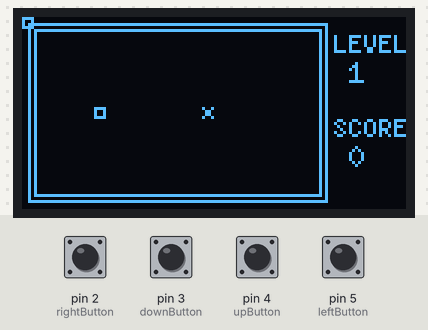
Simulated run of this sketch. Board: Arduino Uno, built with avr-gcc and run on an emulated ATmega328P. Parts: 128×64 one-colour display. Inputs (shaded band) come from the test bench; at power-on: pin 2 (rightButton), pin 3 (downButton), pin 4 (upButton), pin 5 (leftButton) HIGH. Random numbers use the default seed unless the sketch sets one.

Above: at 1.4 s.
1.5 s: pin 2 (rightButton) pulled LOW for 0.3 s
At 1.96 s:
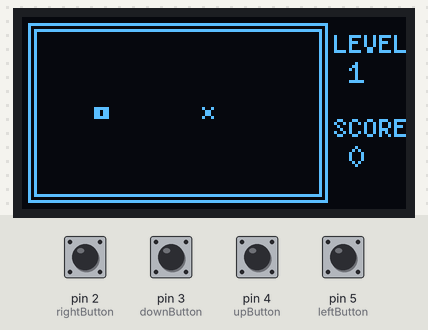
3.3 s: pin 3 (downButton) pulled LOW for 0.3 s
At 3.66 s:
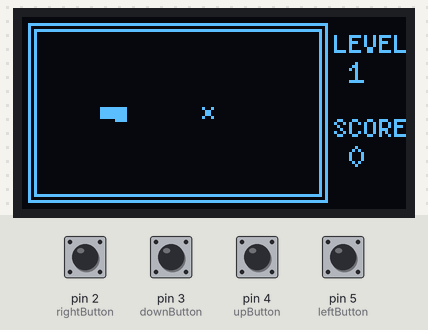
5.1 s: pin 4 (upButton) pulled LOW for 0.3 s
At 5.61 s:
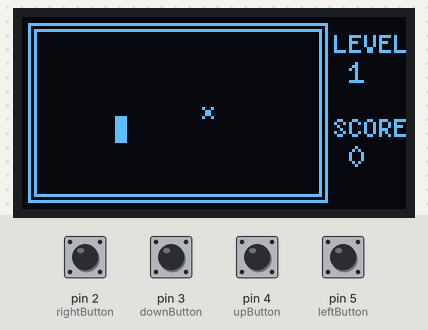
6.9 s: pin 5 (leftButton) pulled LOW for 0.3 s
At 7.31 s:
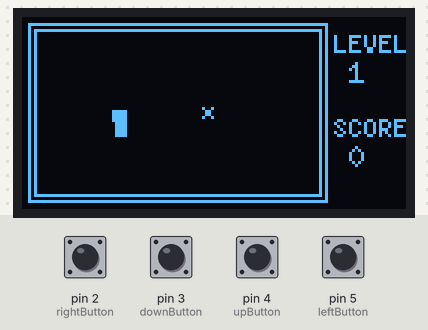
8.7 s: pin 2 (rightButton) pulled LOW for 1 s
At 9.25 s:
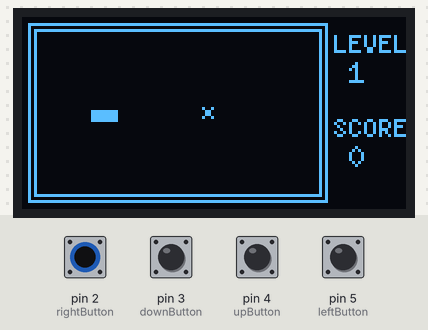
11.2 s: pin 3 (downButton) pulled LOW for 1 s
At 11.69 s:
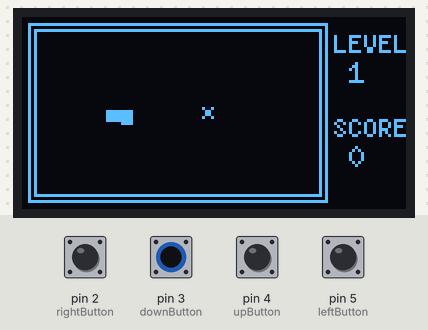
Timing chart, 0 to 14.2 s (numbered marks = the images above; inputs shaded):
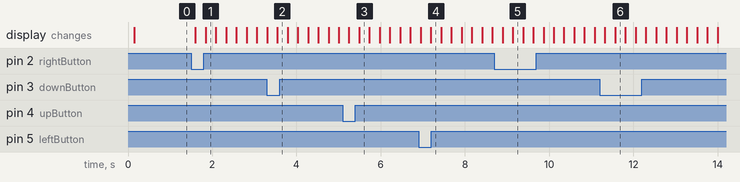

The sketch:

snake_with_food2.ino
```cpp
#include "U8glib.h"
U8GLIB_SSD1306_128X64 u8g(10, 9, 12, 11, 13);

int leftButton = 5;
int rightButton = 2;
int upButton = 4;
int downButton = 3;

int testNumber = 5;
int x = 60;
int y = 30;
int score = 0;
int level = 1;
int gameSpeed = 50;
int i;
int snakeDir;

const uint8_t snakePattern [] PROGMEM = {
  0xf0,//1111 0000
  0x90,//1001 0000
  0x90,//1001 0000
  0xf0 //1111 0000
};

const uint8_t bugPattern [] PROGMEM = { //8x4 block
  0xAA,//1010 1010
  0xFF,//1111 1111
  0xFF,//1111 1111
  0x55 //0101 0101
};
const uint8_t foodPattern [] PROGMEM = { //4x4 block
  0x90,//1001 0000
  0x60,//0110 0000
  0x60,//0110 0000
  0x90 //1001 0000
};

struct FOOD{
  int x;
  int y;
  int yes;
};
FOOD food = {
  25, 30, 1
};

void setup() {
  pinMode(leftButton, INPUT_PULLUP);
pinMode(rightButton, INPUT_PULLUP);
pinMode(upButton, INPUT_PULLUP);
pinMode(downButton, INPUT_PULLUP);

digitalWrite(leftButton, HIGH);
digitalWrite(rightButton, HIGH);
digitalWrite(upButton, HIGH);
digitalWrite(downButton, HIGH);
}
void foodElement(int x, int y){
  u8g.drawBitmapP(x,y,1,4, foodPattern);
}
void element(int x, int y){
  u8g.drawBitmapP(x,y,1,4,snakePattern);
}
struct SNAKE {
  int x[200];
  int y[200];
  int node;
  int dir;
  int lefe;
};
SNAKE snake = {
  {24,24}, {30,30}, 8, rightButton, 0
};
void draw(){
  testNumber = random(1,100);
  x = 5*random(2, 24);
  y = 7*random(1, 7);
  u8g.setFont(u8g_font_5x7);
  u8g.setPrintPos(110, 10);
  u8g.print(x);
  u8g.setPrintPos(110, 20);
  u8g.print(y);
  u8g.setPrintPos(x,y);
  u8g.print(testNumber);
  delay(1000);
}
void drawFood(){
  x = 4*random(2,23);
  y = 4*random(2, 14);
  foodElement(x,y);
}
void printScore(int x, int y, int s) {
  u8g.setFont(u8g_font_6x10);
  u8g.setPrintPos(x,y);
  u8g.print(s);
}
void ui(){
  u8g.drawFrame(4,4,96,56);
  u8g.drawFrame(2,2,100,60);
  u8g.setFont(u8g_font_5x7);
  u8g.drawStr(104,12, "LEVEL");
  u8g.drawStr(104,40, "SCORE");
}
void key(){
  if(digitalRead(leftButton) == LOW){
    snakeDir = 1;
  }
  if(digitalRead(rightButton) == LOW){
    snakeDir = 2;
  }
  if(digitalRead(upButton) == LOW){
    snakeDir = 3;
  }
  if(digitalRead(downButton) == LOW){
    snakeDir = 4;
  }
}

void snakeGame(){
  switch(snakeDir){
    case 1:
    snake.x[0] -= 1;
           if(snake.x[0]<=3) {
             snake.x[0] = 96;
           } break;
    case 2:
    snake.x[0] += 1;
           if(snake.x[0]>=96) {
             snake.x[0] = 5;
           } break;
    case 3:
    snake.y[0] -= 1;
          if(snake.y[0]<=3) {
            snake.y[0] = 55;
          } break;
    case 4:
    snake.y[0] += 1;
          if(snake.y[0]>=58) {
            snake.y[0] = 4;
          } break;
  }

if((snake.x[0]==x)&&(snake.y[0]==y)) {
    //snake.node++;
    //food.yes = 1;
    score += 1;
    level = score/5+1;
    x=4*random(4, 22);
    y=4*random(2, 14);
  }
    for(i=snake.node-1;i>0;i--){
snake.x[i] = snake.x[i-1];
snake.y[i] = snake.y[i-1];
}
}
void loop() {
 // x = 4*random(4,22);  //get random number outside of oled cycle
 // y = 4*random(2,14);

u8g.firstPage();
do{
  ui();
  //draw();
  for(i=0; i<snake.node; i++){
    element(snake.x[i], snake.y[i]);
  }
  foodElement(x,y);
  printScore(109, 22, level);
  printScore(109, 50, score);
}
  while(u8g.nextPage());
  key();
  snakeGame();
  delay(100);
}
```
